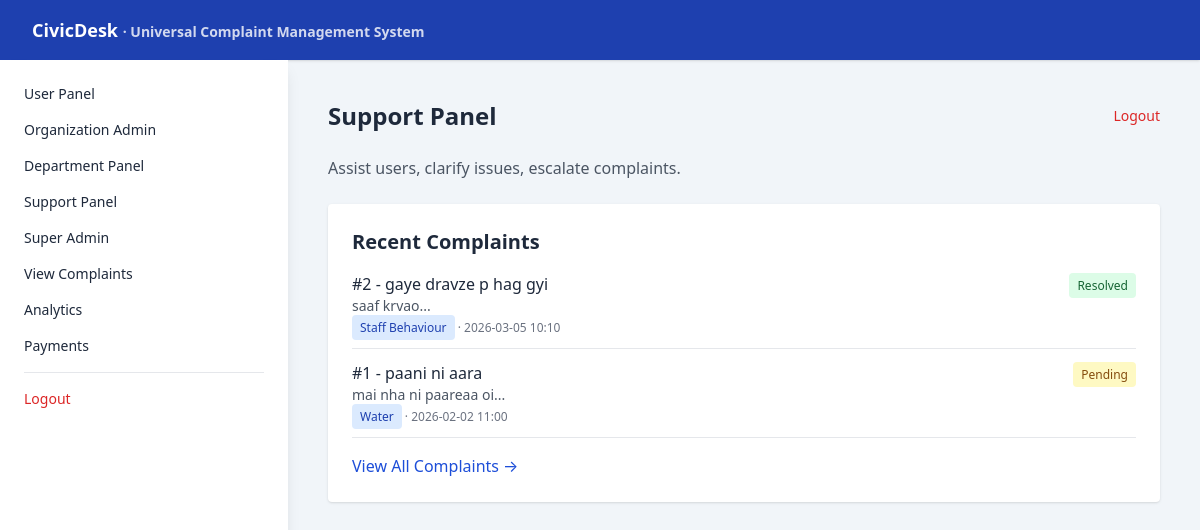
The app's page /support/dashboard (signed in) with its own data.
### app.py (models this page shows)
class Complaint(db.Model):
    id = db.Column(db.Integer, primary_key=True)
    title = db.Column(db.String(200), nullable=False)
    description = db.Column(db.Text, nullable=False)
    department = db.Column(db.String(100), nullable=False)
    status = db.Column(db.String(50), default='Pending')  # Pending, In Progress, Resolved, Closed
    priority = db.Column(db.String(20), default='Normal')  # Normal, High, Urgent
    user_id = db.Column(db.Integer, db.ForeignKey('user.id'), nullable=False)
    assigned_to = db.Column(db.Integer, db.ForeignKey('user.id'))
    created_at = db.Column(db.DateTime, default=datetime.utcnow)
    updated_at = db.Column(db.DateTime, default=datetime.utcnow, onupdate=datetime.utcnow)

### app.py (the view)
@app.route("/support/dashboard")
@login_required
def support_dashboard():
    recent_complaints = Complaint.query.order_by(Complaint.created_at.desc()).limit(10).all()
    return render_template("dashboard_support.html", complaints=recent_complaints)

### app.py (called while the page is built)
def login_required(f):
    from functools import wraps
    @wraps(f)
    def decorated_function(*args, **kwargs):
        if 'user_id' not in session:
            flash('Please login to access this page', 'error')
            return redirect(url_for('login'))
        return f(*args, **kwargs)
    return decorated_function

### templates/dashboard_support.html
{% extends "base.html" %}
{% block content %}
<div class="flex justify-between items-center mb-6">
  <h2 class="text-2xl font-semibold">Support Panel</h2>
  <a href="/logout" class="text-sm text-red-600 hover:text-red-800">Logout</a>
</div>
<p class="mb-6 text-gray-600">Assist users, clarify issues, escalate complaints.</p>
<div class="bg-white shadow rounded p-6">
  <h3 class="text-xl font-semibold mb-4">Recent Complaints</h3>
  {% if complaints %}
    <div class="space-y-3">
      {% for complaint in complaints %}
      <div class="border-b pb-3">
        <div class="flex justify-between items-start">
          <div>
            <div class="font-medium">#{{ complaint.id }} - {{ complaint.title }}</div>
            <div class="text-sm text-gray-600">{{ complaint.description[:100] }}...</div>
            <div class="text-xs text-gray-500 mt-1">
              <span class="px-2 py-1 bg-blue-100 text-blue-800 rounded">{{ complaint.department }}</span>
              · {{ complaint.created_at.strftime('%Y-%m-%d %H:%M') }}
            </div>
          </div>
          <div>
            {% if complaint.status == 'Pending' %}
              <span class="px-2 py-1 text-xs bg-yellow-100 text-yellow-800 rounded">Pending</span>
            {% elif complaint.status == 'In Progress' %}
              <span class="px-2 py-1 text-xs bg-blue-100 text-blue-800 rounded">In Progress</span>
            {% elif complaint.status == 'Resolved' %}
              <span class="px-2 py-1 text-xs bg-green-100 text-green-800 rounded">Resolved</span>
            {% endif %}
          </div>
        </div>
      </div>
      {% endfor %}
    </div>
  {% else %}
    <p class="text-gray-500">No recent complaints.</p>
  {% endif %}
  <div class="mt-4">
    <a href="/complaints" class="text-blue-700 hover:underline">View All Complaints →</a>
  </div>
</div>
{% endblock %}

### static/css/custom.css (style rules this page uses)
body { font-family: system-ui, -apple-system, BlinkMacSystemFont, sans-serif; }
a { transition: all 0.2s ease; }

### records on screen
Complaint: id "2", title "gaye dravze p hag gyi", description "saaf krvao", department "Staff Behaviour", created_at "2026-03-05 10:10", status "Resolved"
Complaint: id "1", title "paani ni aara", description "mai nha ni paareaa oi", department "Water", created_at "2026-02-02 11:00", status "Pending"
